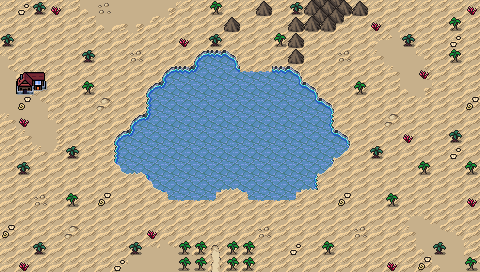

Below is a game level as drawn by its tile map, then a one-line description and the .tmx that defines it (tile-layer data replaced by summaries):
An orthogonal 30x17 tile map with 16x16 px tiles, 3 tile layers (Background, Ground, Clutter), 3 tilesets and 16 objects.

<map version="1.10" tiledversion="1.11.2" orientation="orthogonal" renderorder="right-down" width="30" height="17" tilewidth="16" tileheight="16" infinite="0" nextlayerid="7" nextobjectid="86">
 <editorsettings>
  <export target="wastetown..tmx" format="tmx" />
 </editorsettings>
 <properties>
  <property name="dungeonEffect" value="{&quot;startBattleWithCard&quot;: [ &quot;Questing Phelddagrif&quot;, &quot;Maskwood Nexus&quot;, &quot;Eladamri's Vineyard|SLD|[1692]&quot; ]}" />
 </properties>
 <tileset firstgid="1" source="../../../../common/maps/tileset/main.tsx" />
 <tileset firstgid="10113" source="../../../../common/maps/tileset/buildings.tsx" />
 <tileset firstgid="11905" source="../../../../common/maps/tileset/main-nocollide.tsx" />
 <layer id="1" name="Background" width="30" height="17">
  <data>[510 cells, 510 non-empty, 5 distinct tile ids]</data>
 </layer>
 <layer id="2" name="Ground" width="30" height="17">
  <data>[510 cells, 110 non-empty, 31 distinct tile ids]</data>
 </layer>
 <layer id="3" name="Clutter" width="30" height="17">
  <properties>
   <property name="spriteLayer" type="bool" value="true" />
  </properties>
  <data>[510 cells, 108 non-empty, 25 distinct tile ids]</data>
 </layer>
 <objectgroup id="4" name="Objects">
  <object id="38" template="../../../../common/maps/obj/entry_up.tx" x="192" y="280.333" width="48" height="16">
   <properties>
    <property name="teleport" value="" />
   </properties>
  </object>
  <object id="48" template="../../obj/treasure.tx" x="254.063" y="34.9616">
   <properties>
    <property name="reward">[{
  "type": "card",
  "count": 1,
  "cardName": "Keen Duelist",
  "sourceDeck": "decks/rewards/Sheldon_SLD.dck"
},
{
  "type": "card",
  "count": 1,
  "cardName": "Teferi's Protection",
  "sourceDeck": "decks/rewards/Sheldon_SLD.dck"
},
{
  "type": "card",
  "count": 1,
  "cardName": "Eladamri's Vineyard",
  "sourceDeck": "decks/rewards/Sheldon_SLD.dck"
},
{
  "type": "card",
  "count": 1,
  "cardName": "Greater Good|SLD",
  "sourceDeck": "decks/rewards/Sheldon_SLD.dck"
},
{
  "type": "card",
  "count": 1,
  "cardName": "Inkshield|SLD",
  "sourceDeck": "decks/rewards/Sheldon_SLD.dck"
},
{
  "type": "card",
  "count": 1,
  "cardName": "Sol Ring",
  "sourceDeck": "decks/rewards/Sheldon_SLD.dck"
},
{
  "type": "card",
  "count": 1,
  "cardName": "Command Tower",
  "sourceDeck": "decks/rewards/Sheldon_SLD.dck"
}]</property>
   </properties>
  </object>
  <object id="54" template="../../../../common/maps/obj/enemy.tx" x="272.296" y="136.571">
   <properties>
    <property name="effect" value="{&quot;startBattleWithCard&quot;: [&quot;Abundant Countryside|ECC&quot;, &quot;Runed Stalactite|LRW&quot;, &quot;Taurean Mauler&quot;]}" />
    <property name="enemy" value="Morophon" />
    <property name="spawn.Easy" type="bool" value="false" />
    <property name="spawn.Normal" type="bool" value="false" />
    <property name="speedModifier" type="float" value="15" />
    <property name="threatRange" type="int" value="50" />
    <property name="waypoints" value="" />
   </properties>
  </object>
  <object id="61" template="../../../../common/maps/obj/enemy.tx" x="249.188" y="53.5002">
   <properties>
    <property name="effect" value="{&quot;startBattleWithCard&quot;: [&quot;Keen Duelist|SLD|[828]&quot;, &quot;Command Tower|SLD|[1697]&quot;, &quot;Greater Good|SLD|[1693]&quot;]}" />
    <property name="enemy" value="Sheldon" />
    <property name="speedModifier" type="float" value="20" />
    <property name="threatRange" type="int" value="10" />
   </properties>
  </object>
  <object id="72" template="../../../../common/maps/obj/manashards.tx" x="209.909" y="81.5884" />
  <object id="73" template="../../../../common/maps/obj/collision.tx" x="-16" y="-16" width="16" height="304" />
  <object id="74" template="../../../../common/maps/obj/collision.tx" x="480" y="-16" width="16" height="304" />
  <object id="75" template="../../../../common/maps/obj/collision.tx" x="0" y="-16" width="480" height="16" />
  <object id="76" template="../../../../common/maps/obj/collision.tx" x="0" y="272" width="480" height="16" />
  <object id="77" template="../../../../common/maps/obj/enemy.tx" x="176" y="134.5">
   <properties>
    <property name="effect" value="{&quot;startBattleWithCard&quot;: [&quot;Forced Fruition&quot;, &quot;Pygmy Hippo&quot;]}" />
    <property name="enemy" value="Phelddagrif" />
    <property name="speedModifier" type="float" value="20" />
    <property name="threatRange" type="int" value="70" />
    <property name="waypoints" value="" />
   </properties>
  </object>
  <object id="78" template="../../../../common/maps/obj/dialog.tx" x="184.167" y="241.25" width="65.6667" height="15.5" visible="1">
   <properties>
    <property name="dialog">[
{
   "text": "A beautiful oasis shimmers ahead, with two very strange creatures lounging in its waters. Behind them, a giant of a man towers, the very essence of command.
Your manasight stone glows, sensing the power of the legends here.",
   "options": [{
      "name": "(Continue)", "action": [{"deleteMapObject":-1}]}]
}
]</property>
   </properties>
  </object>
  <object id="79" template="../../../../common/maps/obj/dialog.tx" x="238.667" y="72.5" width="36.6667" height="15.5" visible="1">
   <properties>
    <property name="dialog">[
{
   "text": "As you approach the giant before you, you feel a deep sense of reverence, as if somehow he is the one who made your entire journey possible.",
   "options": [{
      "name": "(Continue)", "action": [{"deleteMapObject":-1}]}]
}
]</property>
   </properties>
  </object>
  <object id="80" template="../../../../common/maps/obj/scroll.tx" x="17.5" y="31.5">
   <properties>
    <property name="reward" value="[ { &quot;type&quot;: &quot;card&quot;, &quot;cardName&quot;: &quot;Questing Phelddagrif&quot;, &quot;editions&quot;: [ &quot;pls&quot; ], &quot;count&quot;: 1 } ]" />
   </properties>
  </object>
  <object id="81" template="../../../../common/maps/obj/scroll.tx" x="401" y="29">
   <properties>
    <property name="reward" value="[ { &quot;type&quot;: &quot;card&quot;, &quot;cardName&quot;: &quot;Amoeboid Changeling&quot;, &quot;editions&quot;: [ &quot;lrw&quot; ], &quot;count&quot;: 1 } ]" />
   </properties>
  </object>
  <object id="84" template="../../../../common/maps/obj/enemy.tx" x="272.433" y="136.713">
   <properties>
    <property name="effect" value="{&quot;startBattleWithCard&quot;: [&quot;Abundant Countryside|ECC&quot;, &quot;Runed Stalactite|LRW&quot;]}" />
    <property name="enemy" value="Morophon" />
    <property name="spawn.Hard" type="bool" value="false" />
    <property name="spawn.Insane" type="bool" value="false" />
    <property name="speedModifier" type="float" value="15" />
    <property name="threatRange" type="int" value="50" />
    <property name="waypoints" value="" />
   </properties>
  </object>
  <object id="85" template="../../../../common/maps/obj/shop.tx" x="17.317" y="101.887">
   <properties>
    <property name="commonShopList" value="Shapeshifter" />
    <property name="mythicShopList" value="" />
    <property name="rareShopList" value="" />
    <property name="uncommonShopList" value="" />
   </properties>
  </object>
 </objectgroup>
</map>
